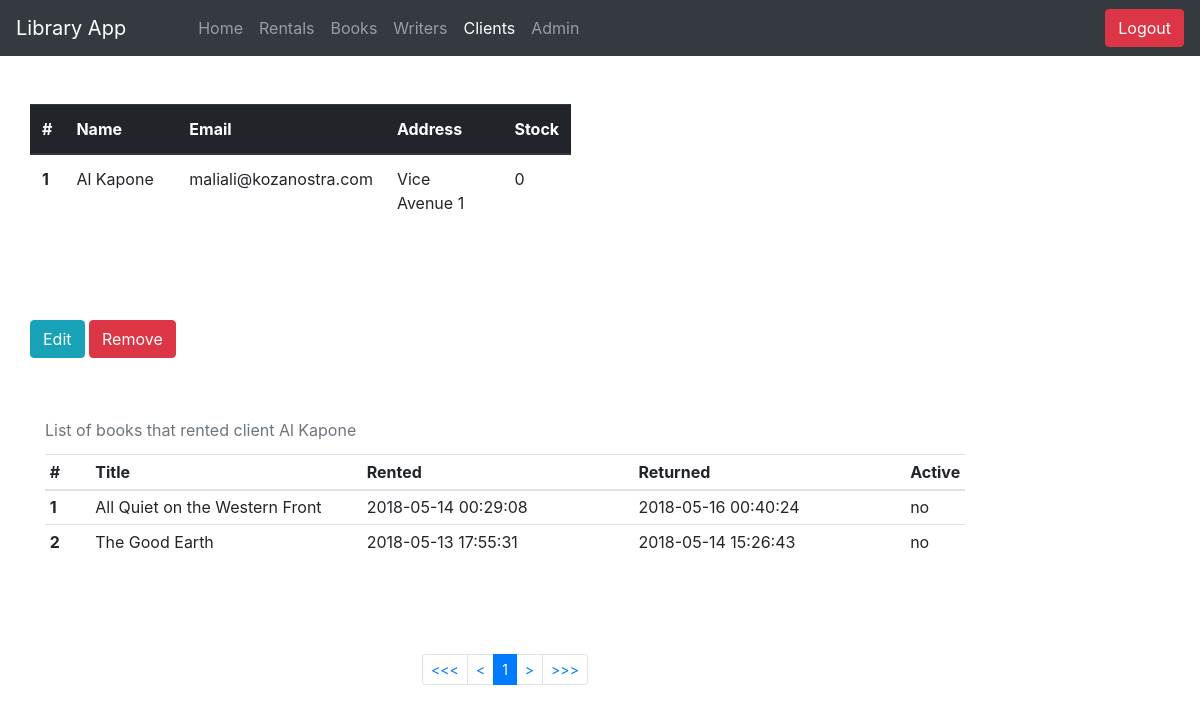
Before: /homework/library-app/Clients/9/p1 (signed in) with the older database file.
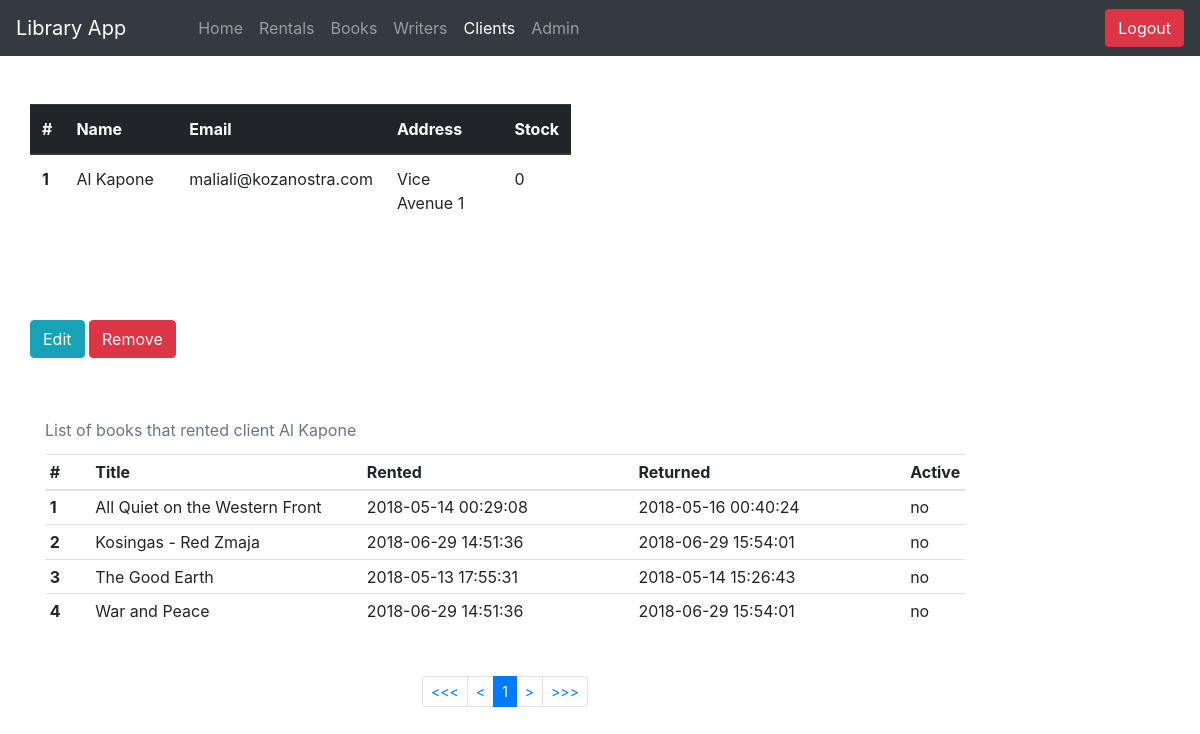
After: the same page with the newer database file.
### tables this page shows
CREATE TABLE `rentals` (
  `id` int(11) NOT NULL AUTO_INCREMENT,
  `id_client` int(11) NOT NULL,
  `created` datetime NOT NULL DEFAULT '2018-03-27 14:24:53',
  `due` datetime NOT NULL DEFAULT '2018-04-02 14:24:53',
  `opened` enum('yes','no') NOT NULL DEFAULT 'no',
  PRIMARY KEY (`id`),
  KEY `fk_rentals_clients_idx` (`id_client`),
  CONSTRAINT `fk_rentals_clients` FOREIGN KEY (`id_client`) REFERENCES `clients` (`id`) ON DELETE NO ACTION ON UPDATE NO ACTION
);

### controller/BaseController.php (called while the page is built, shortened)
<?php
class BaseController {
	public function show_view($view) {
		require 'view/includes/header.php';
		require 'view/'.$view.'.php';
		require 'view/includes/footer.php';
	}
}

### controller/Clients.php (called while the page is built, shortened)
<?php
class Clients extends BaseController {
	public function singleClient($id, $pg=0) {
		$skip = 0;
		if ($pg !== 0) {
			$pg = substr($pg, 1);
			$skip = $pg*PG_RESULTS-PG_RESULTS;
		}
		$this->data['client'] = DBClients::getSingleClient($id, $skip);
		$this->show_view('client');
	}
}

### core/Route.php (called while the page is built, shortened)
<?php
class Route {
	public static $controller;
	public static $method;
	public static $params = [];
	public static function post($url, $action, $req=[]) {
		self::$params = $_POST;
		$url_arr = self::prepareURL($url);
		$path_arr = self::prepareServerURLPath();
		if ($path_arr[0] != $url_arr[0] || count($path_arr) != count($url_arr)) {
			return;
		}
	}
	public static function get($url, $action, $req=[]) {
		$path = self::findServerPath();
		$url_arr = self::prepareURL($url);
		$path_arr = self::prepareServerURLPath();
		if ($path_arr[0] != $url_arr[0] || count($path_arr) != count($url_arr)) {
			return;
		} else {
			if (ltrim($url, '/') == $path) {
				self::$params = [];
			} else if (!empty($req)) {
				self::$params = self::collectParams($url_arr, $path_arr);
			} else {
				return;
			}
			$action = explode('@', $action);
			self::$controller = $action[0];
			self::$method = $action[1];
			self::$controller = new self::$controller;
		}
		call_user_func_array([self::$controller, self::$method], self::$params);
		exit;
	}
	public static function prepareURL ($url) {
		$url = ltrim($url, '/');
		return explode('/', $url);
	}
	public static function findServerPath () {
		return str_replace(INCL_PATH, '', $_SERVER['REQUEST_URI']);
	}
	public static function prepareServerURLPath () {
		$path = self::findServerPath();
		return $path_arr = explode('/', $path);
	}
	public static function collectParams($url_arr, $path_arr) {
		foreach ($url_arr as $key => $value) {
			if (preg_match('/^{+(.*)+}$/', $value)) {
				self::$params[] = $path_arr[$key];
			}
		}
		return self::$params;
	}
}

### index.php (called while the page is built, shortened)
<?php
include 'controller/BaseController.php';
include 'routes.php';

### model/DB.php (called while the page is built, shortened)
<?php
class DB {
	private static $data = [];
	private static $conn;
	private static function getInstance(){
		return self::$conn;
	}
	private function __construct(){
		self::$conn = new mysqli(DBSERVER,DBUSER,DBPASS,DBNAME);
	}
	protected static function executeSQL($sql) {
		$db = self::getInstance();
		$db->set_charset("utf8");
		$res = $db->query($sql);
		return $res;
	}
	protected static function queryAndFetchInObj($sql) {
		self::$data = [];
		$res = self::executeSQL($sql);
		while ($row = $res->fetch_object()) {
			array_push(self::$data, $row);
		}
		return self::$data;
	}
}

### model/DBClients.php (called while the page is built, shortened)
<?php
class DBClients extends DB {
	public static function getSingleClient($id, $skip) {
		$sql = "select c.id, concat(c.first_name, \" \", c.last_name) as client, c.email, c.address, c.stock, f.title, r.id as id_rental, r.created, r.due, r.opened,
				(select count(*) from rentals_books where id_rental in (select id from rentals where id_client = $id)) as rented from clients as c
				left join rentals as r
				on c.id = r.id_client
				left join rentals_books as rf
				on r.id = rf.id_rental
				left join books as f
				on rf.id_book = f.id
				where c.id = $id
				order by f.title
				limit $skip,".PG_RESULTS;
		return self::queryAndFetchInObj($sql);
	}
}

### view/client.php (the view, shortened to what the changed rows need)
<div class="container">
	<div class="row">
		<form method="post" action="<?php echo INCL_PATH.'Clients/removeClient';?>" class="edit_form">
			<table class="table mt-5 main  client_book">
				<thead class="thead-dark">
				    <tr>
				      	<th scope="col" style="width: 5%">#</th>
					    <th scope="col" style="width: 30%">Name</th>
				      	<th scope="col" style="width: 30%">Email</th>
				      	<th scope="col" style="width: 30%">Address</th>
				      	<th scope="col" style="width: 5%">Stock</th>
				    </tr>
				</thead>
				<tbody>
					<tr>
				      	<th scope="row"><?php echo 1; ?></th>
				    </tr>
				</tbody>
			</table>
		</form>
		<div class="col-10 mt-5">
			<div class="table-wrapper" style="min-height: 200px">
				<table class="col-10 table table-sm clients">
					<caption>List of books that rented client <?php echo $this->data['client'][0]->client; ?></caption>
					<thead>
						<th scope="col" style="width: 5%">#</th>
					    <th scope="col" style="width: 30%">Title</th>
				      	<th scope="col" style="width: 30%">Rented</th>
				      	<th scope="col" style="width: 30%">Returned</th>
				      	<th scope="col" style="width: 5%">Active</th>
					</thead>
					<tbody class="tbody">
			<?php if ($this->data['client'][0]->title != null):
				foreach ($this->data['client'] as $key => $value) {
				?>
						<tr style="cursor: pointer;" onclick="document.location.href='<?php echo INCL_PATH.'Rentals/'.$value->id_rental; ?>'">
							<th scope="row"><?php echo $key + 1; ?></th>
							<td><?php echo $this->data['client'][$key]->title; ?></td>
							<td><?php echo $this->data['client'][$key]->created; ?></td>
							<td><?php echo $this->data['client'][$key]->due; ?></td>
							<td><?php echo $this->data['client'][$key]->opened; ?></td>
						</tr>
				<?php
				}
				else: ?>
				<tr><td colspan="6">Didn't made rentals yet.</td></tr>
			<?php endif ?>
					</tbody>
				</table>
			</div>
			<?php if ($this->data['client'][0]->title != null): ?>
			<nav class="col-12 mt-5" aria-label="...">
			    <ul class="pagination pagination-sm justify-content-center">
			    	<?php
				    foreach ($this->data['pagination_links'] as $link) {
				    	echo  '<li class="page-item"><a href="'.$link[0].'" class="page-link">'.$link[1].'</a></li>';
				    }
				    ?>
			    </ul>
			</nav>
			<?php endif ?>
		</div>

Changed rows visible on the page:
added rentals: title "Kosingas - Red Zmaja", created "2018-06-29 14:51:36", due "2018-06-29 15:54:01", opened "no", title "War and Peace"
